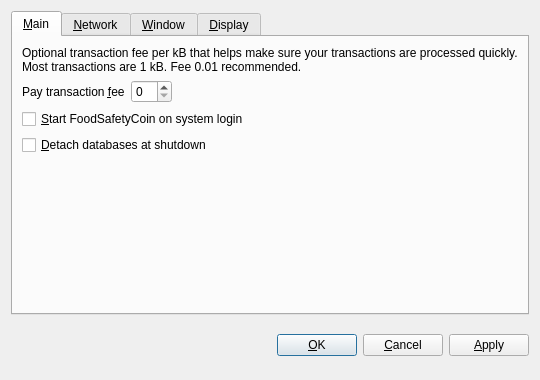
<?xml version="1.0" encoding="UTF-8"?>
<ui version="4.0">
 <class>OptionsDialog</class>
 <widget class="QDialog" name="OptionsDialog">
  <property name="geometry">
   <rect>
    <x>0</x>
    <y>0</y>
    <width>540</width>
    <height>380</height>
   </rect>
  </property>
  <property name="windowTitle">
   <string>Options</string>
  </property>
  <property name="modal">
   <bool>true</bool>
  </property>
  <layout class="QVBoxLayout" name="verticalLayout">
   <item>
    <widget class="QTabWidget" name="tabWidget">
     <property name="tabPosition">
      <enum>QTabWidget::North</enum>
     </property>
     <property name="currentIndex">
      <number>0</number>
     </property>
     <widget class="QWidget" name="tabMain">
      <attribute name="title">
       <string>&amp;Main</string>
      </attribute>
      <layout class="QVBoxLayout" name="verticalLayout_Main">
       <item>
        <widget class="QLabel" name="transactionFeeInfoLabel">
         <property name="text">
          <string>Optional transaction fee per kB that helps make sure your transactions are processed quickly. Most transactions are 1 kB. Fee 0.01 recommended.</string>
         </property>
         <property name="textFormat">
          <enum>Qt::PlainText</enum>
         </property>
         <property name="wordWrap">
          <bool>true</bool>
         </property>
        </widget>
       </item>
       <item>
        <layout class="QHBoxLayout" name="horizontalLayout_Main">
         <item>
          <widget class="QLabel" name="transactionFeeLabel">
           <property name="text">
            <string>Pay transaction &amp;fee</string>
           </property>
           <property name="textFormat">
            <enum>Qt::PlainText</enum>
           </property>
           <property name="buddy">
            <cstring>transactionFee</cstring>
           </property>
          </widget>
         </item>
         <item>
          <widget class="BitcoinAmountField" name="transactionFee"/>
         </item>
         <item>
          <spacer name="horizontalSpacer_Main">
           <property name="orientation">
            <enum>Qt::Horizontal</enum>
           </property>
           <property name="sizeHint" stdset="0">
            <size>
             <width>40</width>
             <height>20</height>
            </size>
           </property>
          </spacer>
         </item>
        </layout>
       </item>
       <item>
        <widget class="QCheckBox" name="bitcoinAtStartup">
         <property name="toolTip">
          <string>Automatically start FoodSafetyCoin after logging in to the system.</string>
         </property>
         <property name="text">
          <string>&amp;Start FoodSafetyCoin on system login</string>
         </property>
        </widget>
       </item>
       <item>
        <widget class="QCheckBox" name="detachDatabases">
         <property name="toolTip">
          <string>Detach block and address databases at shutdown. This means they can be moved to another data directory, but it slows down shutdown. The wallet is always detached.</string>
         </property>
         <property name="text">
          <string>&amp;Detach databases at shutdown</string>
         </property>
        </widget>
       </item>
       <item>
        <spacer name="verticalSpacer_Main">
         <property name="orientation">
          <enum>Qt::Vertical</enum>
         </property>
         <property name="sizeHint" stdset="0">
          <size>
           <width>20</width>
           <height>40</height>
          </size>
         </property>
        </spacer>
       </item>
      </layout>
     </widget>
     <widget class="QWidget" name="tabNetwork">
      <attribute name="title">
       <string>&amp;Network</string>
      </attribute>
      <layout class="QVBoxLayout" name="verticalLayout_Network">
       <item>
        <widget class="QCheckBox" name="mapPortUpnp">
         <property name="toolTip">
          <string>Automatically open the FoodSafetyCoin client port on the router. This only works when your router supports UPnP and it is enabled.</string>
         </property>
         <property name="text">
          <string>Map port using &amp;UPnP</string>
         </property>
        </widget>
       </item>
       <item>
        <widget class="QCheckBox" name="connectSocks">
         <property name="toolTip">
          <string>Connect to the FoodSafetyCoin network through a SOCKS proxy (e.g. when connecting through Tor).</string>
         </property>
         <property name="text">
          <string>&amp;Connect through SOCKS proxy:</string>
         </property>
        </widget>
       </item>
       <item>
        <layout class="QHBoxLayout" name="horizontalLayout_Network">
         <item>
          <widget class="QLabel" name="proxyIpLabel">
           <property name="text">
            <string>Proxy &amp;IP:</string>
           </property>
           <property name="textFormat">
            <enum>Qt::PlainText</enum>
           </property>
           <property name="buddy">
            <cstring>proxyIp</cstring>
           </property>
          </widget>
         </item>
         <item>
          <widget class="QValidatedLineEdit" name="proxyIp">
           <property name="maximumSize">
            <size>
             <width>140</width>
             <height>16777215</height>
            </size>
           </property>
           <property name="toolTip">
            <string>IP address of the proxy (e.g. 127.0.0.1)</string>
           </property>
          </widget>
         </item>
         <item>
          <widget class="QLabel" name="proxyPortLabel">
           <property name="text">
            <string>&amp;Port:</string>
           </property>
           <property name="textFormat">
            <enum>Qt::PlainText</enum>
           </property>
           <property name="buddy">
            <cstring>proxyPort</cstring>
           </property>
          </widget>
         </item>
         <item>
          <widget class="QLineEdit" name="proxyPort">
           <property name="maximumSize">
            <size>
             <width>55</width>
             <height>16777215</height>
            </size>
           </property>
           <property name="toolTip">
            <string>Port of the proxy (e.g. 9050)</string>
           </property>
          </widget>
         </item>
         <item>
          <widget class="QLabel" name="socksVersionLabel">
           <property name="text">
            <string>SOCKS &amp;Version:</string>
           </property>
           <property name="textFormat">
            <enum>Qt::PlainText</enum>
           </property>
           <property name="buddy">
            <cstring>socksVersion</cstring>
           </property>
          </widget>
         </item>
         <item>
          <widget class="QValueComboBox" name="socksVersion">
           <property name="toolTip">
            <string>SOCKS version of the proxy (e.g. 5)</string>
           </property>
          </widget>
         </item>
         <item>
          <spacer name="horizontalSpacer_Network">
           <property name="orientation">
            <enum>Qt::Horizontal</enum>
           </property>
           <property name="sizeHint" stdset="0">
            <size>
             <width>40</width>
             <height>20</height>
            </size>
           </property>
          </spacer>
         </item>
        </layout>
       </item>
       <item>
        <spacer name="verticalSpacer_Network">
         <property name="orientation">
          <enum>Qt::Vertical</enum>
         </property>
         <property name="sizeHint" stdset="0">
          <size>
           <width>20</width>
           <height>40</height>
          </size>
         </property>
        </spacer>
       </item>
      </layout>
     </widget>
     <widget class="QWidget" name="tabWindow">
      <attribute name="title">
       <string>&amp;Window</string>
      </attribute>
      <layout class="QVBoxLayout" name="verticalLayout_Window">
       <item>
        <widget class="QCheckBox" name="minimizeToTray">
         <property name="toolTip">
          <string>Show only a tray icon after minimizing the window.</string>
         </property>
         <property name="text">
          <string>&amp;Minimize to the tray instead of the taskbar</string>
         </property>
        </widget>
       </item>
       <item>
        <widget class="QCheckBox" name="minimizeOnClose">
         <property name="toolTip">
          <string>Minimize instead of exit the application when the window is closed. When this option is enabled, the application will be closed only after selecting Quit in the menu.</string>
         </property>
         <property name="text">
          <string>M&amp;inimize on close</string>
         </property>
        </widget>
       </item>
       <item>
        <spacer name="verticalSpacer_Window">
         <property name="orientation">
          <enum>Qt::Vertical</enum>
         </property>
         <property name="sizeHint" stdset="0">
          <size>
           <width>20</width>
           <height>40</height>
          </size>
         </property>
        </spacer>
       </item>
      </layout>
     </widget>
     <widget class="QWidget" name="tabDisplay">
      <attribute name="title">
       <string>&amp;Display</string>
      </attribute>
      <layout class="QVBoxLayout" name="verticalLayout_Display">
       <item>
        <layout class="QHBoxLayout" name="horizontalLayout_1_Display">
         <item>
          <widget class="QLabel" name="langLabel">
           <property name="text">
            <string>User Interface &amp;language:</string>
           </property>
           <property name="textFormat">
            <enum>Qt::PlainText</enum>
           </property>
           <property name="buddy">
            <cstring>lang</cstring>
           </property>
          </widget>
         </item>
         <item>
          <widget class="QValueComboBox" name="lang">
           <property name="toolTip">
            <string>The user interface language can be set here. This setting will take effect after restarting FoodSafetyCoin.</string>
           </property>
          </widget>
         </item>
        </layout>
       </item>
       <item>
        <layout class="QHBoxLayout" name="horizontalLayout_2_Display">
         <item>
          <widget class="QLabel" name="unitLabel">
           <property name="text">
            <string>&amp;Unit to show amounts in:</string>
           </property>
           <property name="textFormat">
            <enum>Qt::PlainText</enum>
           </property>
           <property name="buddy">
            <cstring>unit</cstring>
           </property>
          </widget>
         </item>
         <item>
          <widget class="QValueComboBox" name="unit">
           <property name="toolTip">
            <string>Choose the default subdivision unit to show in the interface and when sending coins.</string>
           </property>
          </widget>
         </item>
        </layout>
       </item>
       <item>
        <widget class="QCheckBox" name="displayAddresses">
         <property name="toolTip">
          <string>Whether to show FoodSafetyCoin addresses in the transaction list or not.</string>
         </property>
         <property name="text">
          <string>&amp;Display addresses in transaction list</string>
         </property>
        </widget>
       </item>
       <item>
        <spacer name="verticalSpacer_Display">
         <property name="orientation">
          <enum>Qt::Vertical</enum>
         </property>
         <property name="sizeHint" stdset="0">
          <size>
           <width>20</width>
           <height>40</height>
          </size>
         </property>
        </spacer>
       </item>
      </layout>
     </widget>
    </widget>
   </item>
   <item>
    <layout class="QHBoxLayout" name="horizontalLayout_Buttons">
     <item>
      <spacer name="horizontalSpacer_1">
       <property name="orientation">
        <enum>Qt::Horizontal</enum>
       </property>
       <property name="sizeHint" stdset="0">
        <size>
         <width>40</width>
         <height>48</height>
        </size>
       </property>
      </spacer>
     </item>
     <item>
      <widget class="QLabel" name="statusLabel">
       <property name="font">
        <font>
         <weight>75</weight>
         <bold>true</bold>
        </font>
       </property>
       <property name="text">
        <string/>
       </property>
       <property name="textFormat">
        <enum>Qt::PlainText</enum>
       </property>
       <property name="wordWrap">
        <bool>true</bool>
       </property>
      </widget>
     </item>
     <item>
      <spacer name="horizontalSpacer_2">
       <property name="orientation">
        <enum>Qt::Horizontal</enum>
       </property>
       <property name="sizeHint" stdset="0">
        <size>
         <width>40</width>
         <height>48</height>
        </size>
       </property>
      </spacer>
     </item>
     <item>
      <widget class="QPushButton" name="okButton">
       <property name="text">
        <string>&amp;OK</string>
       </property>
      </widget>
     </item>
     <item>
      <widget class="QPushButton" name="cancelButton">
       <property name="text">
        <string>&amp;Cancel</string>
       </property>
       <property name="autoDefault">
        <bool>false</bool>
       </property>
      </widget>
     </item>
     <item>
      <widget class="QPushButton" name="applyButton">
       <property name="text">
        <string>&amp;Apply</string>
       </property>
       <property name="autoDefault">
        <bool>false</bool>
       </property>
      </widget>
     </item>
    </layout>
   </item>
  </layout>
 </widget>
 <customwidgets>
  <customwidget>
   <class>BitcoinAmountField</class>
   <extends>QSpinBox</extends>
   <header>bitcoinamountfield.h</header>
  </customwidget>
  <customwidget>
   <class>QValueComboBox</class>
   <extends>QComboBox</extends>
   <header>qvaluecombobox.h</header>
  </customwidget>
  <customwidget>
   <class>QValidatedLineEdit</class>
   <extends>QLineEdit</extends>
   <header>qvalidatedlineedit.h</header>
  </customwidget>
 </customwidgets>
 <resources/>
 <connections/>
</ui>
